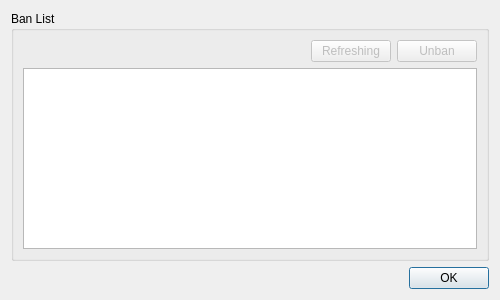
<?xml version="1.0" encoding="UTF-8"?>
<ui version="4.0">
 <class>ModerationDialog</class>
 <widget class="QDialog" name="ModerationDialog">
  <property name="windowTitle">
   <string>Moderation</string>
  </property>
  <property name="geometry">
   <rect>
    <x>0</x>
    <y>0</y>
    <width>500</width>
    <height>300</height>
   </rect>
  </property>
  <layout class="QVBoxLayout">
   <item>
    <widget class="QGroupBox" name="ban_list_group_box">
     <property name="title">
      <string>Ban List</string>
     </property>
     <layout class="QVBoxLayout">
      <item>
       <layout class="QHBoxLayout">
        <item>
         <spacer name="horizontalSpacer">
          <property name="orientation">
           <enum>Qt::Horizontal</enum>
          </property>
          <property name="sizeHint" stdset="0">
           <size>
            <width>40</width>
            <height>20</height>
           </size>
          </property>
         </spacer>
        </item>
        <item>
         <widget class="QPushButton" name="refresh">
          <property name="text">
           <string>Refreshing</string>
          </property>
          <property name="enabled">
           <bool>false</bool>
          </property>
         </widget>
        </item>
        <item>
         <widget class="QPushButton" name="unban">
          <property name="text">
           <string>Unban</string>
          </property>
          <property name="enabled">
           <bool>false</bool>
          </property>
         </widget>
        </item>
       </layout>
      </item>
      <item>
       <widget class="QTreeView" name="ban_list_view"/>
      </item>
     </layout>
    </widget>
   </item>
   <item>
    <widget class="QDialogButtonBox" name="buttonBox">
     <property name="standardButtons">
      <set>QDialogButtonBox::Ok</set>
     </property>
    </widget>
   </item>
  </layout>
 </widget>
 <connections>
  <connection>
   <sender>buttonBox</sender>
   <signal>accepted()</signal>
   <receiver>ModerationDialog</receiver>
   <slot>accept()</slot>
  </connection>
 </connections>
 <resources/>
</ui>
